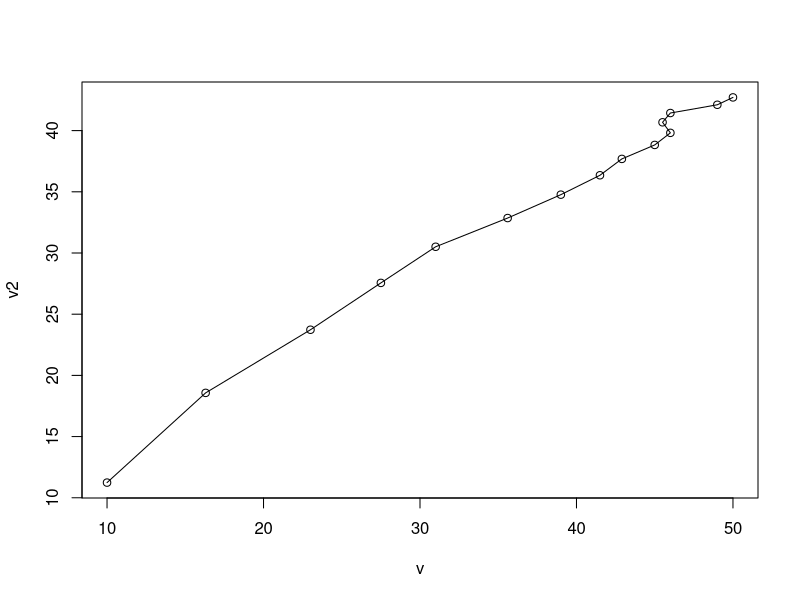

Source code (R):
s<-c(1,2,3,4,5,6,7,8,9,10,11,12,13,14,15)
v<-c(10,16.3,23,27.5,31,35.6,39,41.5,42.9,45,46,45.5,46,49,50)
g = 9.8
#m/s^2
m = 68.1
#kg
c = 12.5
#kg/s
v1<-matrix(0,15)
v2<-matrix(0,15)
for (i in 1:15){
  v1[i] = g*m*(1 - exp(-c*s[i]/m))/c
  v2[i] = g*m*s[i]/(c*(3.75+s[i]))
}
cat("time = ",s,"\n","measured v =",v,"\n","using equation(1.10) v1 = ","\n",v1,"\n","using equation((17.3)) v2 =","\n",v2)
plot(v,v2)
lines(v,v2,main = 'v vs v2',xlab = 'v',ylab = 'v2')
